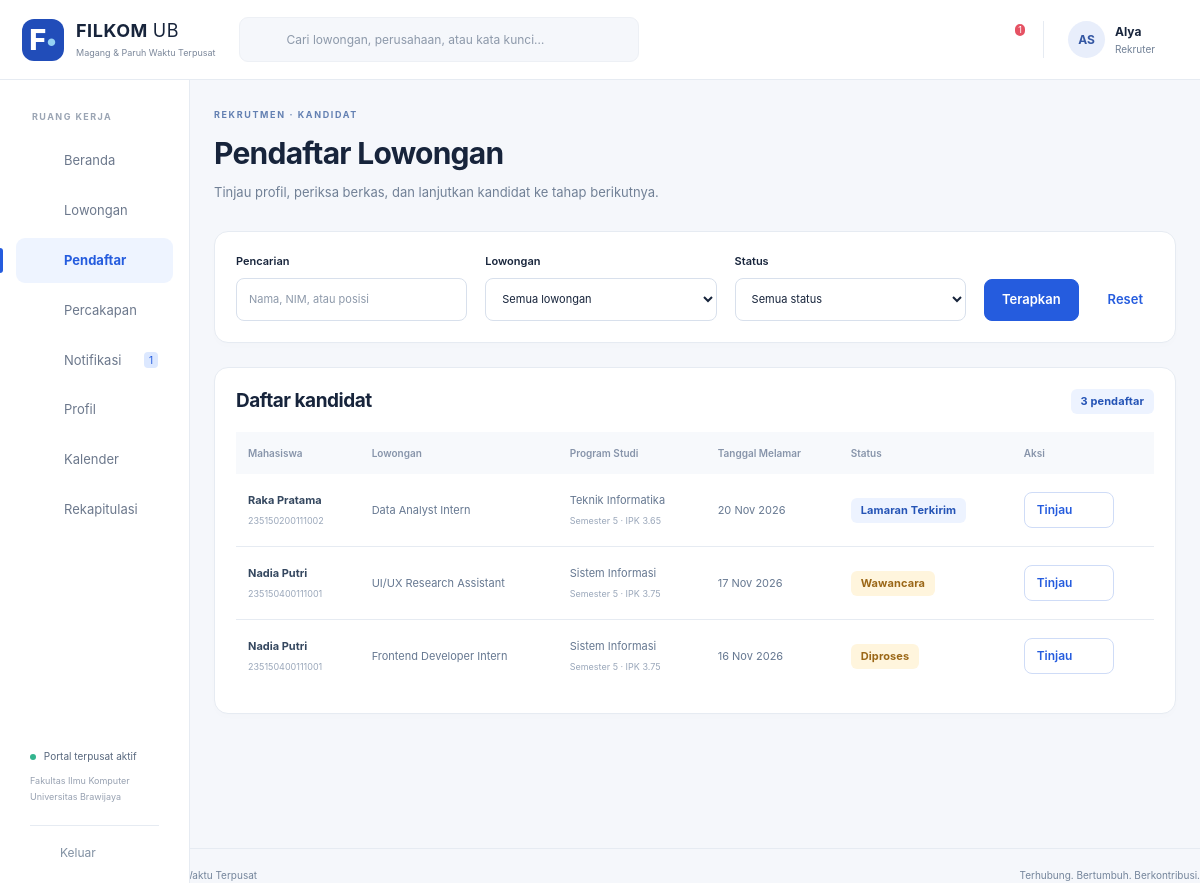
The page /index.php?r=pendaftar (signed in) on the database its author committed.
### tables this page shows
CREATE TABLE AKUN (
 idAkun INT AUTO_INCREMENT PRIMARY KEY, username VARCHAR(100) NOT NULL UNIQUE, email VARCHAR(100) NOT NULL UNIQUE,
 passwordHash VARCHAR(255) NOT NULL, namaPengguna VARCHAR(100) NOT NULL,
 role ENUM('Mahasiswa','Rekruter','Admin') NOT NULL, aktif TINYINT(1) NOT NULL DEFAULT 1,
 idMahasiswa INT NULL UNIQUE,idPerusahaan INT NULL,
 FOREIGN KEY(idMahasiswa) REFERENCES MAHASISWA(idMahasiswa), FOREIGN KEY(idPerusahaan) REFERENCES PERUSAHAAN(idPerusahaan),
 CONSTRAINT CK_AKUN_ROLE CHECK ((role='Mahasiswa' AND idMahasiswa IS NOT NULL AND idPerusahaan IS NULL) OR (role='Rekruter' AND idPerusahaan IS NOT NULL AND idMahasiswa IS NULL) OR (role='Admin' AND idMahasiswa IS NULL AND idPerusahaan IS NULL))
);

CREATE TABLE LAMARAN (
 idLamaran INT AUTO_INCREMENT PRIMARY KEY,dokumenPersyaratan TEXT NOT NULL,statusLamaran VARCHAR(50) NOT NULL DEFAULT 'Draf',
 tanggalMelamar DATETIME NULL,idLowongan INT NOT NULL,idMahasiswa INT NOT NULL,idTahapSaatIni INT NULL,
 portofolio VARCHAR(250) NOT NULL DEFAULT '',suratPengantar TEXT,administrasiLolos TINYINT(1) NOT NULL DEFAULT 0,
 dibuatPada DATETIME NOT NULL DEFAULT CURRENT_TIMESTAMP,UNIQUE(idMahasiswa,idLowongan),
 FOREIGN KEY(idLowongan) REFERENCES LOWONGAN(idLowongan),FOREIGN KEY(idMahasiswa) REFERENCES MAHASISWA(idMahasiswa),
 FOREIGN KEY(idTahapSaatIni,idLowongan) REFERENCES `TAHAP SELEKSI`(idTahap,idLowongan),
 UNIQUE(idLamaran,idLowongan)
);

CREATE TABLE MAHASISWA (
 idMahasiswa INT AUTO_INCREMENT PRIMARY KEY,namaMahasiswa VARCHAR(100) NOT NULL,NIM VARCHAR(15) NOT NULL UNIQUE,
 email VARCHAR(100) NOT NULL UNIQUE,jurusan VARCHAR(50) NOT NULL,semester INT NOT NULL DEFAULT 1,
 IPK DECIMAL(3,2) NOT NULL DEFAULT 0,telepon VARCHAR(30) NOT NULL DEFAULT '',portofolio VARCHAR(250) NOT NULL DEFAULT '',
 bio TEXT,idCV INT NULL
);

CREATE TABLE LOWONGAN (
 idLowongan INT AUTO_INCREMENT PRIMARY KEY,namaLowongan VARCHAR(100) NOT NULL,jenisPekerjaan VARCHAR(50) NOT NULL,
 modeKerja VARCHAR(50) NOT NULL,lokasiPenempatan VARCHAR(100) NOT NULL,tingkatSemesterMinimal INT NOT NULL,
 targetJurusan TEXT NOT NULL,deskripsi TEXT NOT NULL,dokumenPersyaratan TEXT NOT NULL,
 statusLowongan VARCHAR(20) NOT NULL DEFAULT 'Draf',tanggalDibuat DATETIME NOT NULL DEFAULT CURRENT_TIMESTAMP,idPerusahaan INT NOT NULL,
 batasLamaran DATE NULL,kuota INT NOT NULL DEFAULT 1,durasiBulan INT NOT NULL DEFAULT 3,
 uangSaku DECIMAL(12,0) NOT NULL DEFAULT 0,konversiSKS INT NOT NULL DEFAULT 0,kualifikasi TEXT,dihapusPada DATETIME NULL,
 FOREIGN KEY(idPerusahaan) REFERENCES PERUSAHAAN(idPerusahaan), INDEX IDX_LOWONGAN_STATUS(statusLowongan,idPerusahaan)
);

### app/Core/View.php (called while the page is built, shortened)
<?php
final class View  {
    public static function render(string $template,array $viewData=[]):void {
        extract($viewData,EXTR_SKIP);
        $currentUser=Auth::user();
        $unread=$currentUser?Notifikasi::belumDibaca((int)$currentUser['idAkun']):0;
        require ROOT.'/app/Views/layout/header.php';
        require ROOT.'/app/Views/'.$template.'.php';
        require ROOT.'/app/Views/layout/footer.php';
    }
}

### app/Controllers/SeleksiController.php (called while the page is built, shortened)
<?php
final class SeleksiController  {
    public function getDaftarPendaftar():void {
        $company=Auth::perusahaanId();
        $id=number('lowongan');
        $rows=Lamaran::daftarPendaftar($company,$id);
        View::render('seleksi/index',['title'=>'Pendaftar','pendaftar'=>$rows,'lowongan'=>Lowongan::getDaftarLowongan($company)]);
    }
}

### public/index.php (called while the page is built, shortened)
<?php
require dirname(__DIR__).'/app/bootstrap.php';
$route=query('r','dashboard');
[$allowedMethod,$roles,$handler]=$routes[$route];
if($roles)Auth::require($roles);
try {
    $handler();
}
catch(DomainException $e) {
    fail(422,$e->getMessage());
}

### app/Core/Auth.php (called while the page is built, shortened)
<?php
final class Auth  {
    private static array|false|null $cached=null;
    public static function user():?array {
        if(self::$cached===null) {
            self::$cached=isset($_SESSION['idAkun'])?Akun::getAkun((int)$_SESSION['idAkun']):false;
        }
        return self::$cached?:null;
    }
    public static function require(array $roles=[]):array {
        $u=self::user();
        return $u;
    }
    public static function perusahaanId():int {
        return (int)(self::require(['Rekruter'])['idPerusahaan']);
    }
}

### app/bootstrap.php (called while the page is built, shortened)
<?php
spl_autoload_register(function(string $class):void {
    foreach(['Core','Models','Controllers','Boundaries'] as $dir) {
        $file=ROOT.'/app/'.$dir.'/'.$class.'.php';
        if(is_file($file)) {
            return;
        }
    }
}
);
require ROOT.'/app/Core/helpers.php';

### config/database.php (called while the page is built)
<?php
return [ 'host' => getenv('DB_HOST') ?: '127.0.0.1', 'port' => getenv('DB_PORT') ?: '3306', 'name' => getenv('DB_NAME') ?: 'rsi_filkom', 'user' => getenv('DB_USER') ?: 'root', 'password' => getenv('DB_PASSWORD') !== false ? getenv('DB_PASSWORD') : '', ];

### app/Core/Database.php (called while the page is built, shortened)
<?php
final class Database  {
    private static ?PDO $pdo = null;
    public static function get(): PDO  {
        if (!self::$pdo)  {
            $c = require ROOT . '/config/database.php';
            self::$pdo = new PDO("mysql:host={$c['host']};port={$c['port']};dbname={$c['name']};charset=utf8mb4", $c['user'], $c['password'], [PDO::ATTR_ERRMODE=>PDO::ERRMODE_EXCEPTION, PDO::ATTR_DEFAULT_FETCH_MODE=>PDO::FETCH_ASSOC, PDO::ATTR_EMULATE_PREPARES=>false]);
            self::$pdo->exec("SET time_zone = '+07:00'");
        }
        return self::$pdo;
    }
    public static function query(string $sql, array $values = []): PDOStatement  {
        $s=self::get()->prepare($sql);
        $s->execute($values);
        return $s;
    }
    public static function all(string $sql,array $p=[]):array  {
        return self::query($sql,$p)->fetchAll();
    }
    public static function one(string $sql,array $p=[]):?array  {
        return self::query($sql,$p)->fetch() ?: null;
    }
    public static function value(string $sql,array $p=[]):mixed  {
        return self::query($sql,$p)->fetchColumn();
    }
}

### app/Models/Akun.php (called while the page is built, shortened)
<?php
final class Akun  {
    public static function getAkun(int $id):?array  {
        return Database::one('SELECT a.*,p.statusVerifikasi,p.dihapusPada,p.namaPerusahaan FROM AKUN a LEFT JOIN PERUSAHAAN p ON p.idPerusahaan=a.idPerusahaan WHERE a.idAkun=?',[$id]);
    }
}

### app/Models/Notifikasi.php (called while the page is built, shortened)
<?php
final class Notifikasi  {
    public static function belumDibaca(int $id):int {
        return (int)Database::value('SELECT COUNT(*) FROM NOTIFIKASI WHERE idPenerima=? AND sudahDibaca=0',[$id]);
    }
}

### app/Models/Lamaran.php (called while the page is built, shortened)
<?php
final class Lamaran extends Entity  {
    public static function daftarPendaftar(int $idPerusahaan,int $idLowongan=0):array {
        $w="l.idPerusahaan=? AND a.statusLamaran<>'Draf'";
        $p=[$idPerusahaan];
        return self::ambil($w,$p);
    }
    private static function ambil(string $w,array $p=[]):array {
        return array_map(fn($r)=>new self($r),Database::all('SELECT a.*,l.namaLowongan,l.idPerusahaan,l.lokasiPenempatan,l.jenisPekerjaan,l.modeKerja,l.statusLowongan,l.dihapusPada lowonganDihapus,p.namaPerusahaan,p.dihapusPada perusahaanDihapus,m.namaMahasiswa,m.NIM,m.jurusan,m.semester,m.IPK,m.email,m.telepon FROM LAMARAN a JOIN LOWONGAN l ON l.idLowongan=a.idLowongan JOIN PERUSAHAAN p ON p.idPerusahaan=l.idPerusahaan JOIN MAHASISWA m ON m.idMahasiswa=a.idMahasiswa WHERE '.$w.' ORDER BY COALESCE(a.tanggalMelamar,a.dibuatPada) DESC,a.idLamaran DESC',$p));
    }
}

### app/Core/Entity.php (called while the page is built, shortened)
<?php
abstract class Entity implements ArrayAccess  {
    protected array $data;
    public function __construct(array $data=[])  {
        $this->data=$data;
        foreach(['targetJurusan','dokumenPersyaratan'] as $key) if(isset($this->data[$key]) && is_string($this->data[$key])) $this->data[$key]=json_decode($this->data[$key],true,512,JSON_THROW_ON_ERROR);
    }
    public function get(string $key,mixed $default=null):mixed  {
        return $this->data[$key]??$default;
    }
    public function offsetGet(mixed $offset):mixed {
        return $this->get((string)$offset);
    }
}

### app/Views/seleksi/index.php (the view, shortened to what this page needs)
<?php $heading='Pendaftar Lowongan';$kicker='REKRUTMEN · KANDIDAT';$subtitle='Tinjau profil, periksa berkas, dan lanjutkan kandidat ke tahap berikutnya.';require ROOT.'/app/Views/components/heading.php';?>
<section class="card"><form class="filters inline-filters" method="get" action="index.php"><label>Pencarian<input name="keyword" value="<?= e(query('keyword')) ?>" placeholder="Nama, NIM, atau posisi"></label><label>Lowongan<select name="lowongan"><option value="">Semua lowongan</option></select></label><label>Status<select name="status"><option value="">Semua status</option></select></label><button class="button">Terapkan</button><a class="button text" href="<?= e(url('pendaftar')) ?>">Reset</a></form></section>
<section class="card"><div class="section-heading"><h2>Daftar kandidat</h2><span class="badge blue"><?= count($pendaftar) ?> pendaftar</span></div><div class="table-scroll"><table><thead><tr><th>Mahasiswa</th><th>Lowongan</th><th>Program Studi</th><th>Tanggal Melamar</th><th>Status</th><th>Aksi</th></tr></thead><tbody><?php foreach($pendaftar as $a):?><tr><td><strong><?= e($a['namaMahasiswa']) ?></strong><small><?= e($a['NIM']) ?></small></td><td><?= e($a['namaLowongan']) ?></td><td><?= e($a['jurusan']) ?><small>Semester <?= e($a['semester']) ?> · IPK <?= e($a['IPK']) ?></small></td><td><?= tanggal($a['tanggalMelamar']) ?></td><td><?= badge($a['statusLamaran']) ?></td><td><a class="button secondary small" href="<?= e(url('seleksi/detail',['id'=>$a['idLamaran']])) ?>">Tinjau <?= icon('arrow') ?></a></td></tr><?php endforeach;?></tbody></table></div><?php if(!$pendaftar):?><div class="empty-state"><?= icon('user') ?><h3>Belum ada kandidat yang sesuai</h3><p>Lamaran yang dikirim mahasiswa akan tampil di sini.</p></div><?php endif;?></section>

### app/Views/layout/header.php (shortened to what this page needs)
<!doctype html>
<html lang="id"><head><meta charset="utf-8"><meta name="viewport" content="width=device-width,initial-scale=1">
<title><?= e($title) ?> · FILKOM Connect</title><link rel="stylesheet" href="assets/app.css">
</head><body>
<?php if($currentUser): $role=$currentUser['role'];$r=query('r','dashboard'); ?>
<header class="topbar"><a class="brand" href="<?= e(url()) ?>"><span class="brand-icon">F<span>•</span></span><span><strong>FILKOM <span class="brand-light">UB</span></strong><small>Magang &amp; Paruh Waktu Terpusat</small></span></a>
<form class="global-search" action="index.php" method="get"><input type="hidden" name="r" value="<?= $role==='Admin'?'perusahaan':'lowongan' ?>"><?= icon('search') ?><input aria-label="Pencarian global" name="keyword" placeholder="Cari lowongan, perusahaan, atau kata kunci…" value="<?= e(query('keyword')) ?>"><button class="icon-button" aria-label="Cari"><?= icon('arrow') ?></button></form>
<div class="top-actions"><form class="mobile-logout" method="post" action="<?= e(url('logout')) ?>"><?= csrf() ?><button class="icon-button" aria-label="Keluar"><?= icon('logout') ?></button></form><a class="notification-button" href="<?= e(url('notifikasi')) ?>" aria-label="Notifikasi, <?= $unread ?> belum dibaca"><?= icon('bell') ?><?php if($unread):?><span class="counter"><?= $unread>99?'99+':$unread ?></span><?php endif;?></a><div class="user-summary"><span class="avatar"><?= e(initials($currentUser['namaPengguna'])) ?></span><span><strong><?= e(explode(' ',$currentUser['namaPengguna'])[0]) ?></strong><small><?= e($role) ?></small></span></div></div></header>
<aside class="sidebar"><div class="sidebar-label">RUANG KERJA</div><nav aria-label="Navigasi utama">
<?php $nav=[['dashboard','home','Beranda']];
if($role==='Rekruter')$nav=[...$nav,['lowongan','briefcase','Lowongan'],['pendaftar','user','Pendaftar'],['chat','chat','Percakapan']];
$nav[]=['notifikasi','bell','Notifikasi'];$nav[]=['profil','user','Profil'];
if($role!=='Admin')$nav[]=['kalender','calendar','Kalender'];
if($role!=='Mahasiswa')$nav[]=['rekapitulasi','chart','Rekapitulasi'];
foreach($nav as [$link,$ic,$label]):$active=explode('/',$r)[0]===$link||($link==='pendaftar'&&str_starts_with($r,'seleksi')); ?>
<a href="<?= e(url($link)) ?>" class="nav-link <?= $active?'active':'' ?>" <?= $active?'aria-current="page"':'' ?>><?= icon($ic) ?><span><?= e($label) ?></span><?php if($link==='notifikasi'&&$unread):?><span class="nav-count"><?= $unread ?></span><?php endif;?></a>
<?php endforeach;?></nav><div class="sidebar-bottom"><div class="portal-status"><i></i> Portal terpusat aktif<small>Fakultas Ilmu Komputer<br>Universitas Brawijaya</small></div><form method="post" action="<?= e(url('logout')) ?>"><?= csrf() ?><button class="logout"><?= icon('logout') ?> Keluar</button></form></div></aside>
<main id="main" class="main-content">
<?php else: ?><main id="main" class="public-main"><?php endif; ?>

### app/Core/helpers.php (shortened to what this page needs)
<?php
function e(mixed $s):string {
    return htmlspecialchars((string)$s,ENT_QUOTES|ENT_SUBSTITUTE,'UTF-8');
}
function url(string $route='dashboard',array $p=[]):string {
    return 'index.php?'.http_build_query(['r'=>$route]+$p);
}
function query(string $key,string $default=''):string {
    $v=$_GET[$key]??$default;
    return is_scalar($v)?trim((string)$v):$default;
}
function number(string $key):int {
    return max(0,(int)($_POST[$key]??$_GET[$key]??0));
}
function tanggal(?string $date,string $format='d M Y'):string {
    return $date?date($format,strtotime($date)):'—';
}
function initials(string $s):string {
    $w=preg_split('/\s+/',trim($s));
    return mb_strtoupper(mb_substr($w[0]??'',0,1).mb_substr($w[1]??'',0,1));
}
function statusClass(string $s):string {
    return match($s) {
        'Diterima','Terverifikasi','Lolos','Sesuai','Layak','Aktif'=>'green','Ditolak','Tidak Lolos','Tidak sesuai','Tidak Layak','Dihapus'=>'red','Wawancara','Diproses','Menunggu'=>'amber','Draf','Ditutup'=>'gray',default=>'blue'
    }
    ;
}
function badge(string $s):string {
    return '<span class="badge '.statusClass($s).'">'.e($s).'</span>';
}
function icon(string $name):string {
    $paths=[ 'home'=>'<path d="m3 10 9-7 9 7v10H3Z"/><path d="M9 20v-7h6v7"/>', 'briefcase'=>'<rect x="3" y="7" width="18" height="14" rx="2"/><path d="M8 7V3h8v4M3 12c6 4 12 4 18 0M10 13h4"/>', 'file'=>'<path d="M6 3h9l4 4v14H6Z"/><path d="M14 3v5h5M9 12h7M9 16h7"/>', 'bell'=>'<path d="M5 17h14l-2-3V9a5 5 0 0 0-10 0v5ZM10 21h4"/>', 'user'=>'<circle cx="12" cy="8" r="4"/><path d="M4 21v-2a8 8 0 0 1 16 0v2"/>', 'calendar'=>'<rect x="3" y="5" width="18" height="16" rx="2"/><path d="M7 2v6M17 2v6M3 11h18M7 15h3M14 15h3"/>', 'chat'=>'<path d="M4 4h16v12H9l-5 5Z"/><path d="M8 8h8M8 12h5"/>', 'search'=>'<circle cx="10" cy="10" r="6"/><path d="m15 15 6 6"/>', 'arrow'=>'<path d="M4 12h16m-6-6 6 6-6 6"/>', 'plus'=>'<path d="M12 4v16M4 12h16"/>', 'location'=>'<path d="M19 10c0 5-7 11-7 11S5 15 5 10a7 7 0 0 1 14 0Z"/><circle cx="12" cy="10" r="2"/>', 'check'=>'<path d="m5 12 4 4L19 6"/>', 'clock'=>'<circle cx="12" cy="12" r="9"/><path d="M12 6v6l4 2"/>', 'logout'=>'<path d="M9 3H4v18h5M9 12h12m-5-5 5 5-5 5"/>', 'building'=>'<path d="M4 21V3h12v18M16 9h4v12M8 7h4M8 11h4M8 15h4M9 21v-3h3v3"/>', 'chart'=>'<path d="M4 3v18h17M8 17v-4M13 17V8M18 17V5"/>', 'shield'=>'<path d="m12 2 9 4v6c0 5-9 10-9 10S3 17 3 12V6Z"/><path d="m8 12 3 3 5-6"/>', 'download'=>'<path d="M12 3v12m-5-5 5 5 5-5M4 16v5h16v-5"/>', 'close'=>'<path d="m5 5 14 14M19 5 5 19"/>', ];
    return '<svg class="icon" viewBox="0 0 24 24" fill="none" stroke="currentColor" stroke-width="1.7" stroke-linecap="round" stroke-linejoin="round" aria-hidden="true">'.($paths[$name]??$paths['file']).'</svg>';
}

### rows shown on the page
akun: namaPengguna "AS", namaPengguna "Alya", role "Rekruter"
lamaran: idMahasiswa.namaMahasiswa "Raka Pratama", idMahasiswa.NIM "235150200111002", lowongan.namaLowongan "Data Analyst Intern", idMahasiswa.jurusan "Teknik Informatika", idMahasiswa.semester "5", idMahasiswa.IPK "3.65", tanggalMelamar "20 Nov 2026", statusLamaran "Lamaran Terkirim"
lamaran: idMahasiswa.namaMahasiswa "Nadia Putri", idMahasiswa.NIM "235150400111001", lowongan.namaLowongan "UI/UX Research Assistant", idMahasiswa.jurusan "Sistem Informasi", idMahasiswa.semester "5", idMahasiswa.IPK "3.75", tanggalMelamar "17 Nov 2026", statusLamaran "Wawancara"
lamaran: idMahasiswa.namaMahasiswa "Nadia Putri", idMahasiswa.NIM "235150400111001", lowongan.namaLowongan "Frontend Developer Intern", idMahasiswa.jurusan "Sistem Informasi", idMahasiswa.semester "5", idMahasiswa.IPK "3.75", tanggalMelamar "16 Nov 2026", statusLamaran "Diproses"

### other values the page prints
$unread "1"
$label "Beranda"
$label "Lowongan"
$label "Pendaftar"
$label "Percakapan"
$label "Notifikasi"
$label "Profil"
$label "Kalender"
$label "Rekapitulasi"
$kicker "REKRUTMEN · KANDIDAT"
$heading "Pendaftar Lowongan"
$subtitle "Tinjau profil, periksa berkas, dan lanjutkan kandidat ke tahap berikutnya."
count($pendaftar) "3"
